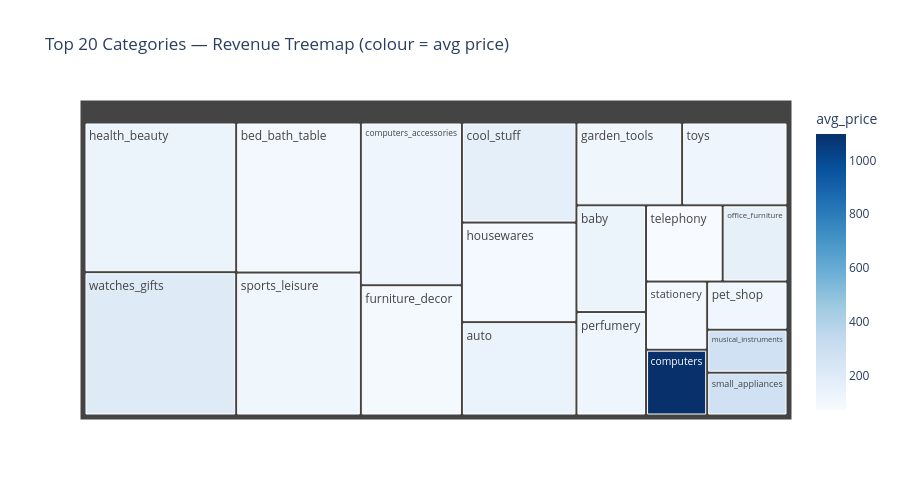

The notebook cell this image was saved under:
### Code cell
fig3 = px.treemap(
    category_revenue.head(20),
    path=["category"],
    values="revenue",
    color="avg_price",
    color_continuous_scale="Blues",
    title="Top 20 Categories — Revenue Treemap (colour = avg price)",
    hover_data={"orders": True, "avg_price": ":.2f"}
)
fig3.update_layout(height=500)
fig3.show()

### Figure 1 — Plotly figure (JSON) as saved in the notebook; plotly's stock layout.template omitted (floating-point values rounded to 4 significant figures)
{"data": [{"branchvalues": "total", "customdata": [["8836", 130.2], ["5624", 201.1], ["9417", 93.3], ["7720", 114.3], ["6689", 116.5], ["6449", 87.56], ["3632", 167.4], ["5884", 90.79], ["3897", 140.0], ["3518", 111.6], ["3886", 117.5], ["2885", 134.3], ["3162", 116.7], ["4199", 71.21], ["1273", 162.0], ["2311", 91.75], ["181", 1098.0], ["1710", 110.1], ["628", 281.6], ["630", 280.8]], "domain": {"x": [0, 1], "y": [0, 1]}, "hovertemplate": "labels=%{label}<br>revenue=%{value}<br>parent=%{parent}<br>id=%{id}<br>orders=%{customdata[0]}<br>avg_price=%{color:.2f}<extra></extra>", "ids": ["health_beauty", "watches_gifts", "bed_bath_table", "sports_leisure", "computers_accessories", "furniture_decor", "cool_stuff", "housewares", "auto", "garden_tools", "toys", "baby", "perfumery", "telephony", "office_furniture", "stationery", "computers", "pet_shop", "musical_instruments", "small_appliances"], "labels": ["health_beauty", "watches_gifts", "bed_bath_table", "sports_leisure", "computers_accessories", "furniture_decor", "cool_stuff", "housewares", "auto", "garden_tools", "toys", "baby", "perfumery", "telephony", "office_furniture", "stationery", "computers", "pet_shop", "musical_instruments", "small_appliances"], "marker": {"coloraxis": "coloraxis", "colors": [130.2, 201.1, 93.3, 114.3, 116.5, 87.56, 167.4, 90.79, 140.0, 111.6, 117.5, 134.3, 116.7, 71.21, 162.0, 91.75, 1098.0, 110.1, 281.6, 280.8]}, "name": "", "parents": ["", "", "", "", "", "", "", "", "", "", "", "", "", "", "", "", "", "", "", ""], "type": "treemap", "values": [1259000.0, 1205000.0, 1037000.0, 988000.0, 912000.0, 729800.0, 635300.0, 632200.0, 592700.0, 485300.0, 483900.0, 411800.0, 399100.0, 323700.0, 274000.0, 230900.0, 223000.0, 214300.0, 191500.0, 190600.0]}], "layout": {"coloraxis": {"colorbar": {"title": {"text": "avg_price"}}, "colorscale": [[0, "rgb(247,251,255)"], [0.125, "rgb(222,235,247)"], [0.25, "rgb(198,219,239)"], [0.375, "rgb(158,202,225)"], [0.5, "rgb(107,174,214)"], [0.625, "rgb(66,146,198)"], [0.75, "rgb(33,113,181)"], [0.875, "rgb(8,81,156)"], [1, "rgb(8,48,107)"]]}, "height": 500, "legend": {"tracegroupgap": 0}, "title": {"text": "Top 20 Categories — Revenue Treemap (colour = avg price)"}}}
